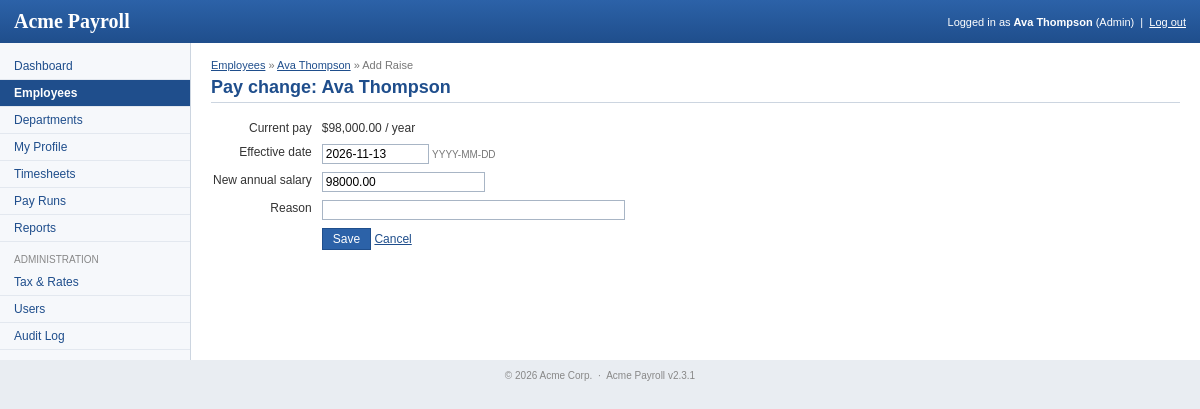
/salary_raise.php?id=1 (signed in), run on the app's committed database.
### tables this page shows
CREATE TABLE `employees` (
  `id` int(11) NOT NULL AUTO_INCREMENT,
  `emp_no` varchar(10) NOT NULL,
  `first_name` varchar(60) NOT NULL,
  `last_name` varchar(60) NOT NULL,
  `email` varchar(150) NOT NULL,
  `phone` varchar(30) DEFAULT NULL,
  `department_id` int(11) DEFAULT NULL,
  `job_title` varchar(100) NOT NULL,
  `pay_type` enum('salaried','hourly') NOT NULL DEFAULT 'salaried',
  `annual_salary` decimal(12,2) DEFAULT NULL,
  `hourly_rate` decimal(8,2) DEFAULT NULL,
  `hire_date` date NOT NULL,
  `termination_date` date DEFAULT NULL,
  `status` enum('active','inactive') NOT NULL DEFAULT 'active',
  `pension_opt_in` tinyint(1) NOT NULL DEFAULT '0',
  `created_at` datetime DEFAULT NULL,
  `updated_at` datetime DEFAULT NULL,
  PRIMARY KEY (`id`),
  UNIQUE KEY `uq_employee_email` (`email`),
  UNIQUE KEY `uq_employee_no` (`emp_no`),
  KEY `idx_employee_department` (`department_id`),
  KEY `idx_employee_status` (`status`),
  CONSTRAINT `fk_employee_department` FOREIGN KEY (`department_id`) REFERENCES `departments` (`id`)
);

### www/includes/functions.php (called while the page is built, shortened)
<?php
require_once dirname(__FILE__) . '/db.php';
require_once dirname(__FILE__) . '/payroll_calc.php';
function h($str)
{
    return htmlspecialchars($str, ENT_QUOTES, 'UTF-8');
}
function get($name, $default = '')
{
    return isset($_GET[$name]) ? trim($_GET[$name]) : $default;
}

### www/includes/db.php (called while the page is built, shortened)
<?php
$db = mysqli_connect(DB_HOST, DB_USER, DB_PASS, DB_NAME);
mysqli_set_charset($db, 'utf8');
function db_query($sql)
{
    global $db;
    $res = mysqli_query($db, $sql);
    return $res;
}
function db_fetch_one($sql)
{
    $res = db_query($sql);
    $row = mysqli_fetch_assoc($res);
    return $row;
}

### www/includes/payroll_calc.php (called while the page is built, shortened)
<?php
function format_money($amount)
{
    $neg = $amount < 0;
    return ($neg ? '-' : '') . '$' . number_format(abs($amount), 2);
}

### www/salary_raise.php (the view, shortened to what this page needs)
<?php
include 'includes/functions.php';
$id = (int)get('id');
$emp = db_fetch_one('SELECT * FROM employees WHERE id = ' . $id);
$hourly = $emp['pay_type'] == 'hourly';
$effective = date('Y-m-d');
$amount = $hourly ? $emp['hourly_rate'] : $emp['annual_salary'];
$reason = '';
include 'header.php';
?>
<p class="breadcrumb"><a href="employees.php">Employees</a> &raquo; <a href="employee_view.php?id=<?php echo $id; ?>"><?php echo h($emp['first_name'] . ' ' . $emp['last_name']); ?></a> &raquo; Add Raise</p>
<h1>Pay change: <?php echo h($emp['first_name'] . ' ' . $emp['last_name']); ?></h1>
<form method="post" action="salary_raise.php?id=<?php echo $id; ?>">
<table class="form">
  <tr><th>Current pay</th><td><?php echo $hourly ? format_money($emp['hourly_rate']) . ' / hour' : format_money($emp['annual_salary']) . ' / year'; ?></td></tr>
  <tr><th><label for="effective_date">Effective date</label></th><td><input type="text" name="effective_date" id="effective_date" value="<?php echo h($effective); ?>" size="12" /> <span class="hint">YYYY-MM-DD</span></td></tr>
  <tr><th><label for="amount"><?php echo $hourly ? 'New hourly rate' : 'New annual salary'; ?></label></th><td><input type="text" name="amount" id="amount" value="<?php echo h($amount); ?>" /></td></tr>
  <tr><th><label for="reason">Reason</label></th><td><input type="text" name="reason" id="reason" size="40" value="<?php echo h($reason); ?>" /></td></tr>
  <tr><td></td><td><input type="submit" value="Save" class="button" /> <a href="employee_view.php?id=<?php echo $id; ?>">Cancel</a></td></tr>
</table>
</form>
<?php include 'footer.php'; ?>

### www/css/style.css (style rules this page uses)
body { margin: 0; padding: 0; font-family: Verdana, Arial, Helvetica, sans-serif; font-size: 12px; color: #333; background: #e9edf2; }
a { color: #1f4e8c; }
h1 { font-size: 18px; color: #1f4e8c; margin: 0 0 12px 0; border-bottom: 1px solid #ccd5e0; padding-bottom: 4px; }
table.form th { text-align: right; font-weight: normal; padding: 4px 8px 4px 0; vertical-align: top; white-space: nowrap; }
table.form td { padding: 3px 0; }
input[type=text], input[type=password], select, textarea { font-family: Verdana, Arial, sans-serif; font-size: 12px; border: 1px solid #a8b5c5; padding: 2px 3px; }
.button, input.button { display: inline-block; background: #2c62a8; color: #fff !important; border: 1px solid #1f4e8c; padding: 3px 10px; font-size: 12px; text-decoration: none; cursor: pointer; }
.hint, .small { font-size: 10px; color: #777; }
.breadcrumb { font-size: 11px; color: #777; margin: 0 0 6px 0; }

### www/css/print.css (style rules this page uses)
body { background: #fff; font-family: Arial, Helvetica, sans-serif; font-size: 12px; color: #000; }

### data on the page
employees: first_name+last_name "Ava Thompson", annual_salary "$98,000.00", amount "98000.00"

### other printed values
APP_NAME "Acme Payroll"
$_SESSION['full_name'] "Ava Thompson"
user_role() "Admin"
$label "Dashboard Employees Departments My Profile Timesheets Pay Runs Reports Tax & Rates Users Audit Log"
APP_VERSION "2.3.1"
